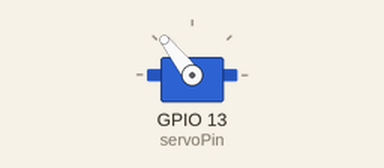
The sketch below on a simulated ESP32. Shown: servo. What the sketch prints to the serial monitor is not drawn.

Above: at 0.05 s.
Timing chart, 0 to 3.0 s (numbered marks = the images above):
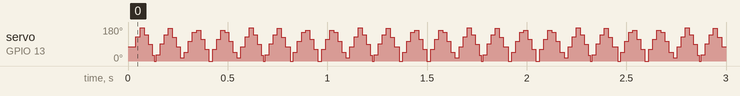

The sketch:

servo-motor.ino
```cpp
#include <ESP32Servo.h>

static const int servoPin = 13;
Servo servo1;

void setup() {
  Serial.begin(115200);
  servo1.attach(servoPin);
}

void loop() {
  // Rotate from 0 to 180 degrees
  for (int posDegrees = 0; posDegrees <= 180; posDegrees++) {
    servo1.write(posDegrees);
    Serial.println(posDegrees);
    //delay(5);
  }
  // Rotate back from 180 to 0 degrees
  for (int posDegrees = 180; posDegrees >= 0; posDegrees--) {
    servo1.write(posDegrees);
    Serial.println(posDegrees);
    //delay(5);
  }
}
```
